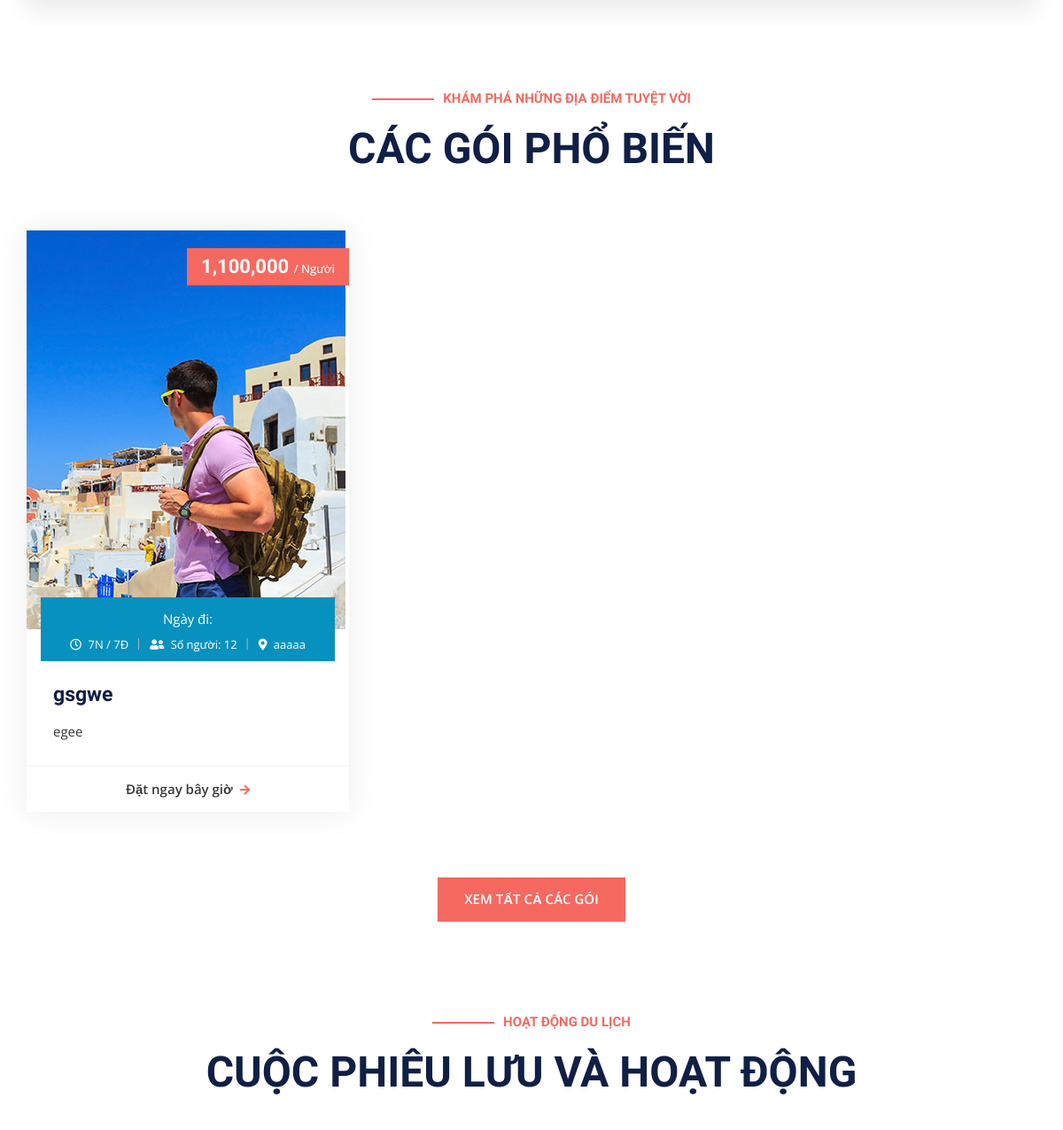
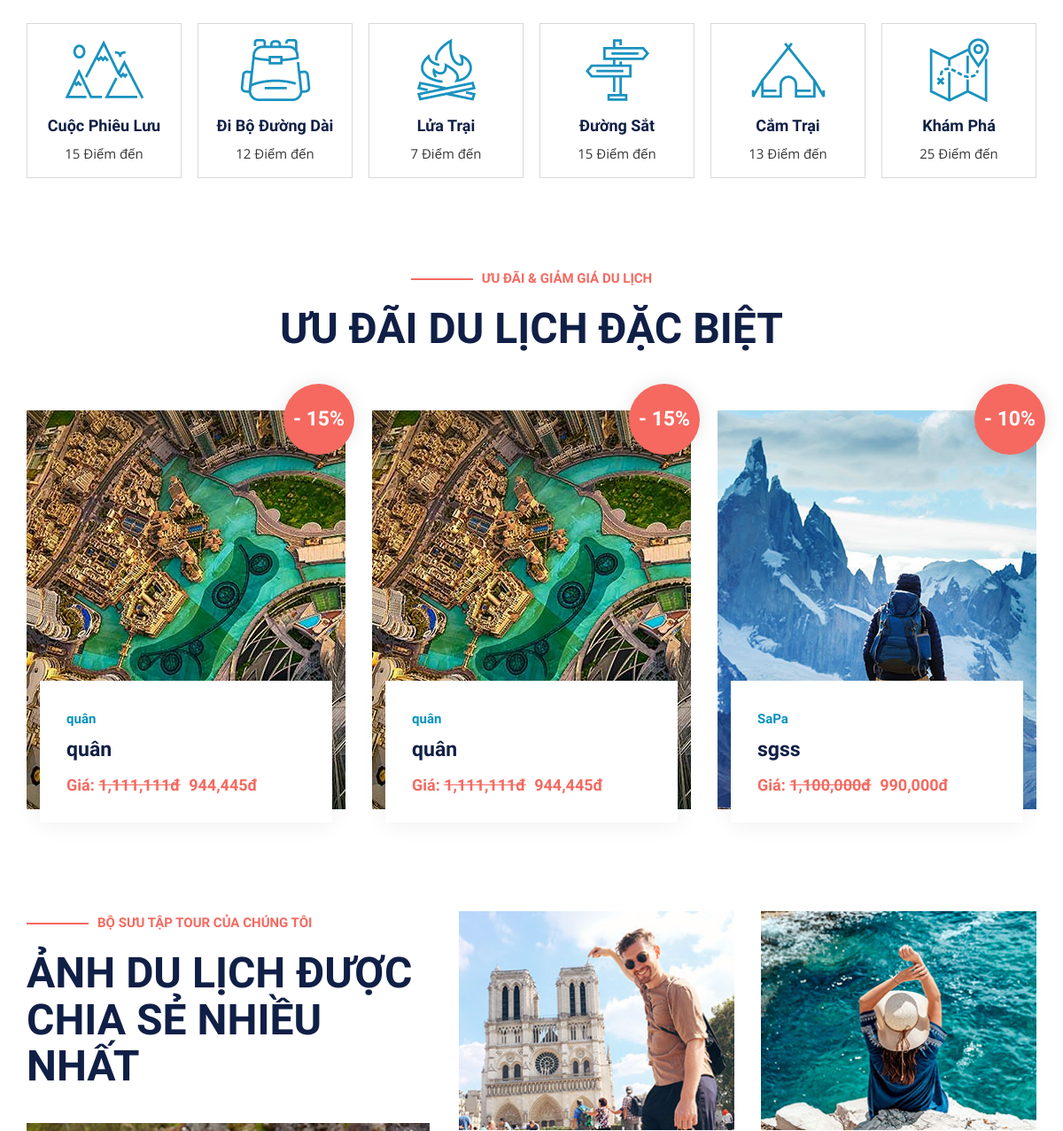
Page /business/index.php (middle part) on the earlier database version (2 pictures, top to bottom).
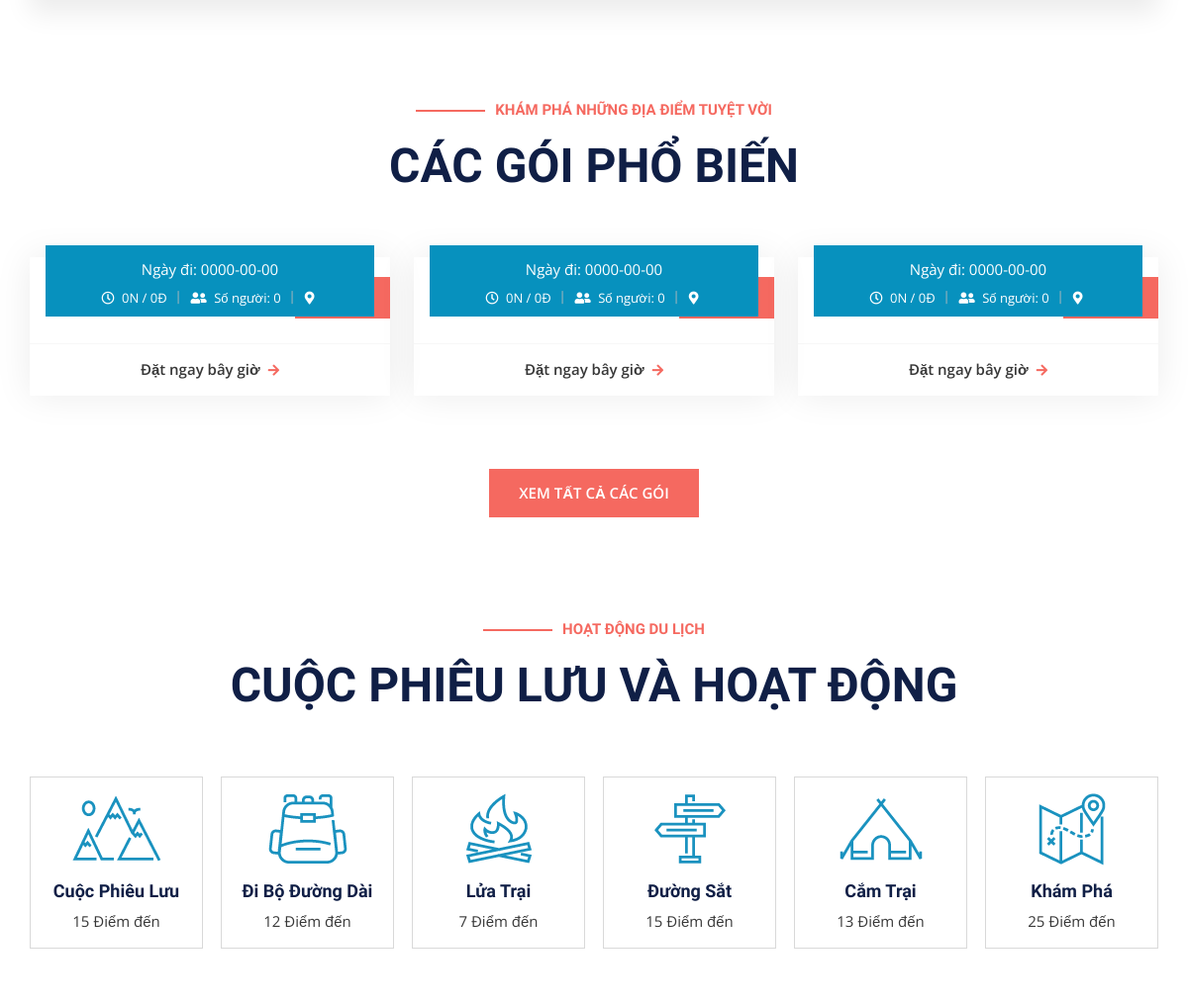
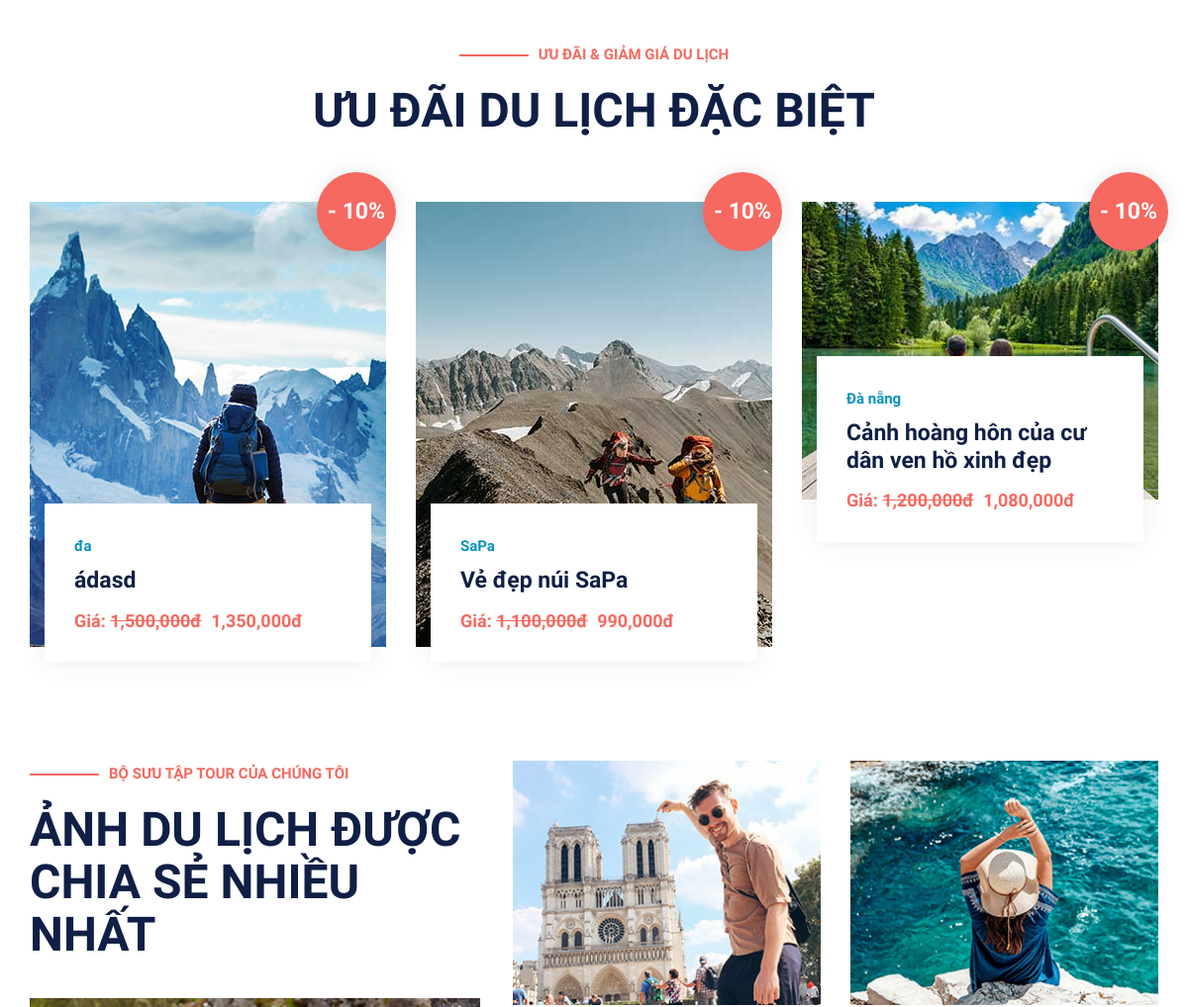
Same page on the later database version (2 pictures, top to bottom).
### tables this page shows
CREATE TABLE `tours` (
  `id` int(11) NOT NULL,
  `id_category` int(11) NOT NULL,
  `destination` varchar(225) NOT NULL,
  `people` int(11) NOT NULL,
  `days` int(11) NOT NULL,
  `nights` int(11) NOT NULL,
  `price` decimal(11,0) NOT NULL,
  `discount` int(11) NOT NULL,
  `image` varchar(225) NOT NULL,
  `status` int(11) NOT NULL DEFAULT 0,
  `title` varchar(225) NOT NULL,
  `description` text DEFAULT NULL,
  `detail_photo` varchar(225) NOT NULL,
  `start_day` date DEFAULT NULL,
  `end_day` date DEFAULT NULL
);

### business/business/homepage/homepage.php (called while the page is built)
<?php
function load_tours(){
    $sql = "SELECT * FROM tours WHERE status=0 AND discount=0 order by id desc LIMIT 3";
    $tours_active = executeQuery($sql,true);
    $sql2 = "SELECT * FROM tours WHERE status=0 AND discount>0 order by id desc LIMIT 3";
    $tours_discount = executeQuery($sql2,true);
    include_once './views/homepage/layouts/home.php';
}
?>

### business/dao/system_dao.php (called while the page is built, shortened)
<?php
    function get_connect(){
        $connect = new PDO("mysql:host=127.0.0.1;dbname=duan1;charset=utf8","root","");
        return $connect;
    }
    function executeQuery($sql, $getAll = true){
        $connect = get_connect();
        $stmt = $connect->prepare($sql);
        $stmt->execute();
        $data = $stmt->fetchAll();
        if($getAll){
            return $data;
        }else{
            if(count($data) > 0){
                return $data[0];
            }
        }
    }
?>

### business/views/homepage/layouts/home.php (the view, shortened to what the changed rows need)
<!doctype html>
<html lang="en">
<head>
      <?php include_once "./views/homepage/layouts/style.php" ?>
</head>
<body class="home">
   <div id="page" class="full-page">
      <main id="content" class="site-main">
         <section class="package-section">
            <div class="container">
               <div class="section-heading text-center">
                  <div class="row">
                     <div class="col-lg-8 offset-lg-2">
                        <h2>CÁC GÓI PHỔ BIẾN</h2>
                     </div>
                  </div>
               </div>
               <div class="package-inner">
                  <div class="row">
                     <?php foreach($tours_active as $t): ?>
                        <div class="col-lg-4 col-md-6">
                           <div class="package-wrap" style="box-shadow: 0px 0px 35px 0px rgba(0, 0, 0, 0.08);">
                              <figure class="feature-image">
                                 <a href="<?=BASE_URL?>tour-detail&&id=<?=$t['id']?>">
                                    <img src="<?=PUBLIC_HOME_ASSETS?><?=$t['image']?>" alt="">
                                 </a>
                              </figure>
                              <div class="package-price">
                                 <h6>
                                    <span><?=number_format($t['price'],0,"." ,"," )?> </span> / Người
                                 </h6>
                              </div>
                              <div class="package-content-wrap">
                                 <div class="package-meta text-center" style="background-color: #0791BE;margin-bottom: 24px;margin-left: 16px;margin-right: 16px;margin-top: -36px;padding: 12px 0;position: relative;">
                                    <div style="color:#ffffff;padding-bottom:10px">
                                       Ngày đi: <?=$t['start_day']?>
                                    </div>
                                    <ul>
                                       <li>
                                          <i class="far fa-clock"></i>
                                          <?=$t['days']?>N / <?=$t['nights']?>Đ
                                       </li>
                                       <li>
                                          <i class="fas fa-user-friends"></i>
                                          Số người: <?=$t['people']?>
                                       </li>
                                       <li>
                                          <i class="fas fa-map-marker-alt"></i>
                                          <?=$t['destination']?>
                                       </li>
                                    </ul>
                                 </div>
                                 <div class="package-content">
                                    <h3>
                                       <a href="<?=BASE_URL?>tour-detail&&id=<?=$t['id']?>"><?=$t['title']?></a>
                                    </h3>
                                    <p><?=$t['description'] ?></p>
                                    <div class="btn-wrap">
                                       <a href="#" class="button-text width-12">Đặt ngay bây giờ<i class="fas fa-arrow-right"></i></a>
                                    </div>
                                 </div>
                              </div>
                           </div>
                        </div>
                     <?php endforeach ?>
                  </div>
               </div>
            </div>
         </section>
         <section class="activity-section">
            <div class="container">
               <div class="section-heading text-center">
                  <div class="row">
                     <div class="col-lg-8 offset-lg-2">
                        <h2>CUỘC PHIÊU LƯU VÀ HOẠT ĐỘNG</h2>
                     </div>
                  </div>
               </div>
            </div>
         </section>
         <section class="special-section">
            <div class="container">
               <div class="section-heading text-center">
                  <div class="row">
                     <div class="col-lg-8 offset-lg-2">
                        <h2>ƯU ĐÃI DU LỊCH ĐẶC BIỆT</h2>
                     </div>
                  </div>
               </div>
               <div class="special-inner">
                  <div class="row">
                     <?php foreach($tours_discount as $td): ?>
                     <div class="col-md-6 col-lg-4">
                        <div class="special-item">
                           <figure class="special-img">
                              <a href="<?=BASE_URL?>tour-detail&&id=<?=$td['id']?>">
                                 <img src="<?=PUBLIC_HOME_ASSETS?><?=$td['image']?>" alt="">
                              </a>
                           </figure>
                           <div class="badge-dis">
                              <span>
                                 <strong> - <?=$td['discount']?>%</strong>
                              </span>
                           </div>
                           <div class="special-content">
                              <div class="meta-cat">
                                 <a href="<?=BASE_URL?>tour-detail&&id=<?=$td['id']?>"><?=$td['destination']?></a>
                              </div>
                              <h3>
                                 <a href="<?=BASE_URL?>tour-detail&&id=<?=$td['id']?>"><?=$td['title']?></a>
                              </h3>
                              <div class="package-price">
                                 Giá:
                                 <del><?=number_format($td['price'],0,"." ,"," )?>đ</del>
                                 <ins><?=number_format(ceil($td['price']*(1-$td['discount']/100)),0,"." ,"," ) ?>đ</ins>
                              </div>
                           </div>
                        </div>
                     </div>
                     <?php endforeach ?>
                  </div>
               </div>
            </div>
         </section>
         <section class="best-section">
            <div class="container">
               <div class="row">
                  <div class="col-lg-5">
                     <div class="section-heading">
                        <h2>ẢNH DU LỊCH ĐƯỢC CHIA SẺ NHIỀU NHẤT </h2>
                     </div>
                  </div>
               </div>
            </div>
         </section>
      </main>
   </div>
</body>
</html>

Differences in the rows shown:
no longer on this page (row edited): tours: image (picture), price "1,100,000", days "7", nights "7", people "12", destination "aaaaa", title "gsgwe", description "egee", shown under "CÁC GÓI PHỔ BIẾN"
removed tours: image (picture), discount "15", destination "quân", title "quân", price "1,111,111", ceil($td['price']*(1-$td['discount']/100)) "944,445", shown under "ƯU ĐÃI DU LỊCH ĐẶC BIỆT"
no longer on this page (row edited): tours: image (picture), discount "15", destination "quân", title "quân", price "1,111,111", ceil($td['price']*(1-$td['discount']/100)) "944,445", shown under "ƯU ĐÃI DU LỊCH ĐẶC BIỆT"
removed tours: image (picture), discount "10", destination "SaPa", title "sgss", price "1,100,000", ceil($td['price']*(1-$td['discount']/100)) "990,000", shown under "ƯU ĐÃI DU LỊCH ĐẶC BIỆT"
added tours: start_day "0000-00-00", days "0", nights "0", people "0", shown under "CÁC GÓI PHỔ BIẾN"
added tours: start_day "0000-00-00", days "0", nights "0", people "0", shown under "CÁC GÓI PHỔ BIẾN"
added tours: start_day "0000-00-00", days "0", nights "0", people "0", shown under "CÁC GÓI PHỔ BIẾN"
added tours: image (picture), discount "10", destination "đa", title "ádasd", price "1,500,000", ceil($td['price']*(1-$td['discount']/100)) "1,350,000", shown under "ƯU ĐÃI DU LỊCH ĐẶC BIỆT"
now on this page (row edited): tours: image (picture), discount "10", destination "SaPa", title "Vẻ đẹp núi SaPa", price "1,100,000", ceil($td['price']*(1-$td['discount']/100)) "990,000", shown under "ƯU ĐÃI DU LỊCH ĐẶC BIỆT"
now on this page (row edited): tours: image (picture), discount "10", destination "Đà nẵng", title "Cảnh hoàng hôn của cư dân ven hồ xinh đẹp", price "1,200,000", ceil($td['price']*(1-$td['discount']/100)) "1,080,000", shown under "ƯU ĐÃI DU LỊCH ĐẶC BIỆT"
